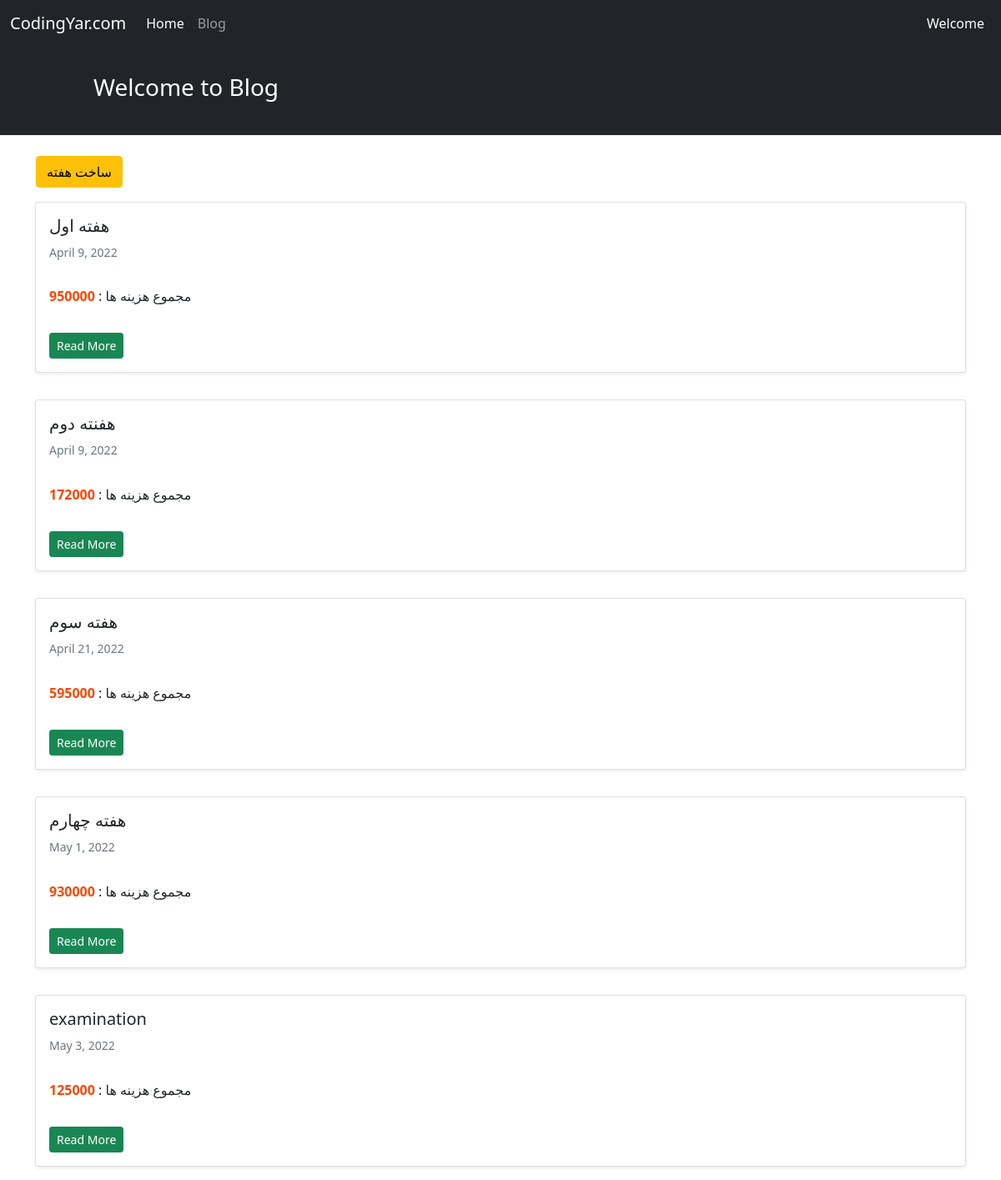
The page / on the database its author committed.
### hesab/models.py (models this page shows, shortened)
class Week(models.Model):
    STATUS = (('yes', 'yes'), ('no', 'no'))
    name = models.CharField(max_length=100)
    date_create = models.DateField(auto_now_add=True)
    sum = models.IntegerField(default=0)
    status = models.CharField(choices=STATUS, max_length=100, default='no')

### hesab/views.py (the view)
# urls.py: path('', views.WeekList.as_view(), name='week_list'),
class WeekList(generic.ListView):
    model = Week
    template_name = 'hesab/week_list.html'
    context_object_name = 'week_list'

### hesab/templates/hesab/week_list.html (shortened to what this page needs)
{% extends '_base.html' %}
{% block content %}
    <div class="container mt-4">
        <div class="row">
            <div class="col-md-4">
                <a class="btn btn-warning" type="submit" href="{% url 'create_week' %}" style="margin: 1px">
                    ساخت هفته</a>
            </div>
            {% for week in week_list %}
                <div class="col-md-12">
                    <div class="card shadow-sm my-3">
                        <div class="card-body">
                            <h5 class="card-title">{{ week.name }}</h5>
                            <h6 class="card-subtitle mb-2 text-muted small py-2">{{ week.date_create }}</h6>
                            <p class="card-text py-3">
                                مجموع هزینه ها : <b style="color: orangered">{{ week.sum }}</b>
                            </p>
                            <a class="btn btn-sm btn-success" href="{% url 'week_details' week.id %}">Read More
                            </a>
                        </div>
                    </div>
                </div>
            {% endfor %}
            </div>
        </div>
{% endblock content %}

### rows shown on the page
Week: name "هفته اول", date_create "April 9, 2022", sum "950000"
Week: name "هفنته دوم", date_create "April 9, 2022", sum "172000"
Week: name "هفته سوم", date_create "April 21, 2022", sum "595000"
Week: name "هفته چهارم", date_create "May 1, 2022", sum "930000"
Week: name "examination", date_create "May 3, 2022", sum "125000"
